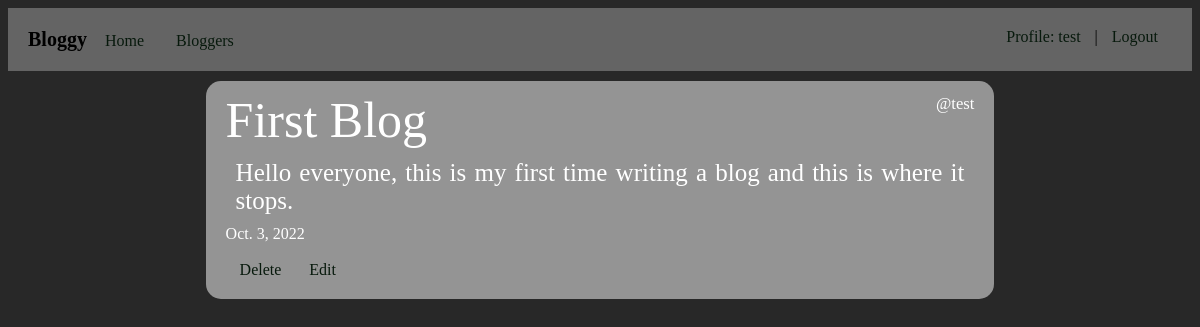
The app's page /my_blogs/ (signed in) with its own data.
### we_blog/models.py (models this page shows, shortened)
class OurBlog(models.Model):
    writer = models.ForeignKey(User, on_delete=models.CASCADE)
    heading = models.CharField(max_length=30, null=False)
    content = models.CharField(max_length=6000, null=False)
    created_date = models.DateField(auto_now_add=True)
    modified_date = models.DateField(auto_now=True)

### we_blog/views.py (the view)
# urls.py: path('my_blogs/', views.my_blogs, name='my_blogs'),
@login_required
def my_blogs(request):
    m_blogs = OurBlog.objects.filter(writer__id=request.user.id)
    return render(request, 'general/my_blogs.html', {'blogs': m_blogs})

### we_blog/templates/general/my_blogs.html (shortened to what this page needs)
{% extends 'core/core.html' %}
{% block body %}
            {% for blog in blogs %}
                <div class="jumbotron">
                    <div class="blog">
                        <div class="writer"><small>@{{blog.writer}}</small></div>
                        <div class="heading">{{blog.heading}}</div>
                        <div class="content">{{blog.content}}</div>
                        <div class="created_date">
                            {{blog.created_date}}
                        </div>
                        <br>
                        <div class="del-btn" style="float: left;">
                            {% if user.is_superuser or blog.writer_id == user.id %}
                                <a href="{% url 'remove' b_id=blog.id %}">Delete</a>
                            {% endif %}
                        </div>
                        <div class="edit-btn">
                            {% if blog.writer_id == user.id %}
                                <a href="{% url 'edit' b_id=blog.id %}">Edit</a>
                            {% endif %}
                        </div>
                    </div>
                </div>
            {% endfor %}
{% endblock body %}

### we_blog/templates/core/core.html (shortened to what this page needs)
<!DOCTYPE html>
{% load static %}
<html lang="en">
<head>
    <link rel="stylesheet" href="{% static 'css/style.css' %}">
</head>
<body>
    <div class="navbar">
        <big>Bloggy</big>
        <a href="{% url 'home' %}">Home</a>
        <a href="{% url 'bloggers' %}">Bloggers</a>
        <section style="float:right">
            {% if user.is_authenticated %}
                <a href="{% url 'profile' %}">Profile: {{user.username}}</a>|<a href="{% url 'signout' %}">Logout</a>
            {% else %}
            <a href="{% url 'signin' %}">Signin</a>
            <a href="{% url 'register' %}">Register</a>
            {% endif %}
        </section>
    </div>
    <div class="container">
        {% block body %}
        {% endblock body %}
    </div>
</body>
</html>

### static/css/style.css (style rules this page uses)
body { background-color: rgb(40,40,40); }
.container { width: 70%; margin: 0px auto 0px; color: white; }
.jumbotron { background-color: rgba(255,255,255, 0.5); margin: 10px 20px 20px; padding: 10px 20px 20px; border-radius: 15px; font-family: 'Times New Roman', Times, serif; }
a { text-decoration: none; margin: 5px; padding: 9px; color: rgb(7,25,12); border-radius: 9px; }
.navbar { padding: 20px; background-color: rgb(100,100,100); position: sticky; top:0px; }
.heading { font-size: 50px; }
.writer { font-size: 20px; float: right; }
.content { text-align: justify; font-size: 25px; padding: 10px; }
big { font-size: 20px; color: black; font-weight: bolder; }

### records on screen
OurBlog: writer "test", heading "First Blog", content "Hello everyone, this is my first time writing a blog and this is where it stops.", created_date "Oct. 3, 2022", shows "Delete", shows "Edit"

### other values on screen
{{ user.username }} "test"
